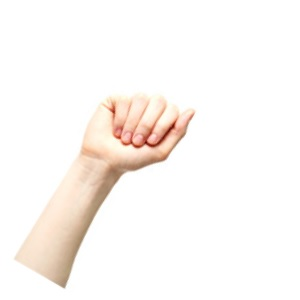
%> input picture machineLearning/manos/A.jpg, 300 x 300 px
$ octave momentosHU2.m   (GNU Octave 9; MATLAB toolbox functions it lacks are replaced by stand-ins)
%> lines starting %> are read from the running program, lines starting %| are printed output that depends on the picture; in (x1, y1, x2, y2) boxes, pixels count from 0 and x2, y2 are one past the last pixel; in counts of white or black regions, pixels touching at a corner belong together; the program's own positions count from 1
%> the answer given: A.jpg
%> further down, I is the input picture: size 300x300x3 uint8; mean R, G, B 251.7, 247.4, 244.2
### machineLearning/manos/mascaramano.m
function [BW,maskedRGBImage] = mascaramano(RGB)
%createMask  Threshold RGB image using auto-generated code from colorThresholder app.
%  [BW,MASKEDRGBIMAGE] = createMask(RGB) thresholds image RGB using
%  auto-generated code from the colorThresholder app. The colorspace and
%  range for each channel of the colorspace were set within the app. The
%  segmentation mask is returned in BW, and a composite of the mask and
%  original RGB images is returned in maskedRGBImage.

% Auto-generated by colorThresholder app on 01-Dec-2020
%------------------------------------------------------


% Convert RGB image to chosen color space
I = rgb2hsv(RGB);
%> I: size 300x300x3 double; mean H, S, V 0.0284, 0.0341, 0.987

% Define thresholds for channel 1 based on histogram settings
channel1Min = 0.005;
channel1Max = 0.004;

% Define thresholds for channel 2 based on histogram settings
channel2Min = 0.030;
channel2Max = 1.000;

% Define thresholds for channel 3 based on histogram settings
channel3Min = 0.000;
channel3Max = 1.000;

% Create mask based on chosen histogram thresholds
sliderBW = ( (I(:,:,1) >= channel1Min) | (I(:,:,1) <= channel1Max) ) & ...
    (I(:,:,2) >= channel2Min ) & (I(:,:,2) <= channel2Max) & ...
    (I(:,:,3) >= channel3Min ) & (I(:,:,3) <= channel3Max);
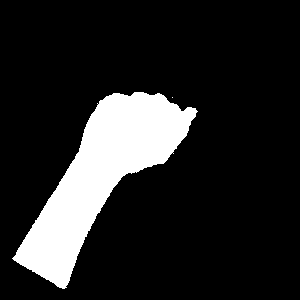
%> sliderBW: size 300x300 logical; 15% white; 2 white regions (1 under 20 px), largest, box (x1, y1, x2, y2) and area: (12, 92, 198, 289) 13461
BW = sliderBW;

% Initialize output masked image based on input image.
maskedRGBImage = RGB;

% Set background pixels where BW is false to zero.
maskedRGBImage(repmat(~BW,[1 1 3])) = 0;
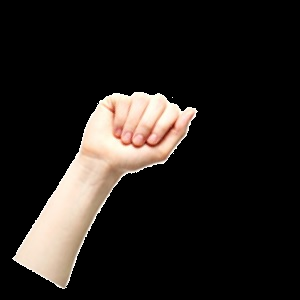
%> maskedRGBImage: size 300x300x3 uint8; mean R, G, B 34.9, 30.6, 27.4

end

### machineLearning/manos/invmoments.m
function phi = invmoments(F)
%INVMOMENTS Compute invariant moments of image.
%   PHI = INVMOMENTS(F) computes the moment invariants of the image
%   F. PHI is a seven-element row vector containing the moment
%   invariants as defined in equations (11.3-17) through (11.3-23) of
%   Gonzalez and Woods, Digital Image Processing, 2nd Ed.
%
%   F must be a 2-D, real, nonsparse, numeric or logical matrix.

%   Copyright 2002-2004 R. C. Gonzalez, R. E. Woods, & S. L. Eddins
%   Digital Image Processing Using MATLAB, Prentice-Hall, 2004
%   $Revision: 1.5 $  $Date: 2003/11/21 14:39:19 $

if (ndims(F) ~= 2) | issparse(F) | ~isreal(F) | ~(isnumeric(F) | ...
                                                    islogical(F))
   error(['F must be a 2-D, real, nonsparse, numeric or logical ' ...
          'matrix.']);
end

F = double(F);

phi = compute_phi(compute_eta(compute_m(F)));

%-------------------------------------------------------------------%
function m = compute_m(F)

[M, N] = size(F);
%> M = 300; N = 300
[x, y] = meshgrid(1:N, 1:M);

% Turn x, y, and F into column vectors to make the summations a bit
% easier to compute in the following.
x = x(:);
y = y(:);
F = F(:);

% DIP equation (11.3-12)
m.m00 = sum(F);
%> m.m00 = 13462
% Protect against divide-by-zero warnings.
if (m.m00 == 0)
   m.m00 = eps;
end
% The other central moments:
m.m10 = sum(x .* F);
%> m.m10 = 1367928
m.m01 = sum(y .* F);
%> m.m01 = 2374770
m.m11 = sum(x .* y .* F);
%> m.m11 = 217078162
m.m20 = sum(x.^2 .* F);
%> m.m20 = 163000586
m.m02 = sum(y.^2 .* F);
%> m.m02 = 455874180
m.m30 = sum(x.^3 .* F);
%> m.m30 = 21619279680
m.m03 = sum(y.^3 .* F);
%> m.m03 = 94100376312
m.m12 = sum(x .* y.^2 .* F);
%> m.m12 = 37380836430
m.m21 = sum(x.^2 .* y .* F);
%> m.m21 = 23927195062

%-------------------------------------------------------------------%
function e = compute_eta(m)

% DIP equations (11.3-14) through (11.3-16).

xbar = m.m10 / m.m00;
%> xbar = 101.6
ybar = m.m01 / m.m00;
%> ybar = 176.4

e.eta11 = (m.m11 - ybar*m.m10) / m.m00^2;
%> e.eta11 = -0.134
e.eta20 = (m.m20 - xbar*m.m10) / m.m00^2;
%> e.eta20 = 0.132
e.eta02 = (m.m02 - ybar*m.m01) / m.m00^2;
%> e.eta02 = 0.204
e.eta30 = (m.m30 - 3 * xbar * m.m20 + 2 * xbar^2 * m.m10) / m.m00^2.5;
%> e.eta30 = 0.0085
e.eta03 = (m.m03 - 3 * ybar * m.m02 + 2 * ybar^2 * m.m01) / m.m00^2.5;
%> e.eta03 = 0.0307
e.eta21 = (m.m21 - 2 * xbar * m.m11 - ybar * m.m20 + ...
           2 * xbar^2 * m.m01) / m.m00^2.5;
%> e.eta21 = 0.00464
e.eta12 = (m.m12 - 2 * ybar * m.m11 - xbar * m.m02 + ...
           2 * ybar^2 * m.m10) / m.m00^2.5;
%> e.eta12 = -0.0187

%-------------------------------------------------------------------%
function phi = compute_phi(e)

% DIP equations (11.3-17) through (11.3-23).

phi(1) = e.eta20 + e.eta02;
phi(2) = (e.eta20 - e.eta02)^2 + 4*e.eta11^2;
phi(3) = (e.eta30 - 3*e.eta12)^2 + (3*e.eta21 - e.eta03)^2;
phi(4) = (e.eta30 + e.eta12)^2 + (e.eta21 + e.eta03)^2;
phi(5) = (e.eta30 - 3*e.eta12) * (e.eta30 + e.eta12) * ...
         ( (e.eta30 + e.eta12)^2 - 3*(e.eta21 + e.eta03)^2 ) + ...
         (3*e.eta21 - e.eta03) * (e.eta21 + e.eta03) * ...
         ( 3*(e.eta30 + e.eta12)^2 - (e.eta21 + e.eta03)^2 );
phi(6) = (e.eta20 - e.eta02) * ( (e.eta30 + e.eta12)^2 - ...
                                 (e.eta21 + e.eta03)^2 ) + ...
         4 * e.eta11 * (e.eta30 + e.eta12) * (e.eta21 + e.eta03);
phi(7) = (3*e.eta21 - e.eta03) * (e.eta30 + e.eta12) * ...
         ( (e.eta30 + e.eta12)^2 - 3*(e.eta21 + e.eta03)^2 ) + ...
         (3*e.eta12 - e.eta30) * (e.eta21 + e.eta03) * ...
         ( 3*(e.eta30 + e.eta12)^2 - (e.eta21 + e.eta03)^2 );

### machineLearning/manos/momentosHU2.m

% [12 lines of commented-out code are left out]

[file path]=uigetfile('+.jpg','leer letra')
imagen=strcat(path,file)
                    I=imread(imagen);
                    [bin segmentada]=mascaramano(I);
                    figure(1)
                    subplot(1,3,1)
                    imshow(I)
                    subplot(1,3,2)
                    imshow(bin)
                    subplot(1,3,3)
                    imshow(segmentada)

                    M=invmoments(bin)
%> in invmoments, `phi = compute_phi(compute_eta(compute_m(F)));`: phi = [0.336 0.0766 0.00445 0.00135 2.95e-06 0.000274 1.51e-06]
%> M has the same summary as phi in invmoments
                    letra=input('letra?')
%> the answer given: 3
%> (the run ends here)

$ run again, on machineLearning/manos/A4.jpg
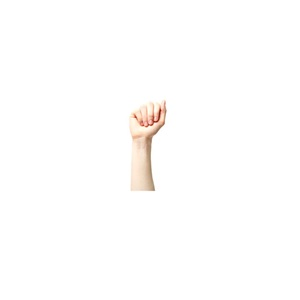
%> input picture machineLearning/manos/A4.jpg, 300 x 300 px
%> I is the input picture: size 300x300x3 uint8; mean R, G, B 254.4, 253.7, 253.1
%> I: size 300x300x3 double; mean H, S, V 0.00648, 0.00578, 0.998
%> in mascaramano, `sliderBW = ( (I(:,:,1) >= channel1Min) | (I(:,:,1) <= channel1Max) ) &..`:
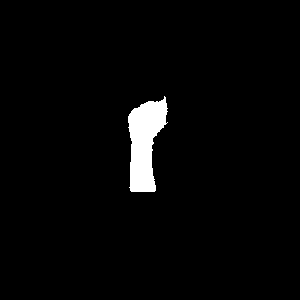
%> sliderBW: size 300x300 logical; 2.7% white; 1 white region, box (x1, y1, x2, y2) and area: (128, 96, 168, 192) 2431
%> in mascaramano, `maskedRGBImage(repmat(~BW,[1 1 3])) = 0;`:
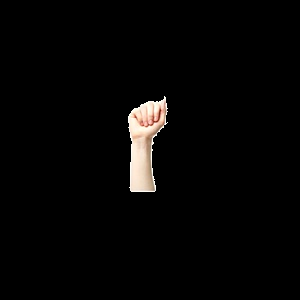
%> maskedRGBImage: size 300x300x3 uint8; mean R, G, B 6.3, 5.6, 5
%> m.m00 = 2431
%> m.m10 = 353510
%> m.m01 = 348926
%> m.m11 = 50533037
%> m.m20 = 51612246
%> m.m02 = 51820932
%> m.m30 = 7565822666
%> m.m03 = 7948619612
%> m.m12 = 7478198659
%> m.m21 = 7345775285
%> xbar = 145.4
%> ybar = 143.5
%> e.eta11 = -0.035
%> e.eta20 = 0.0348
%> e.eta02 = 0.294
%> e.eta30 = 0.00231
%> e.eta03 = 0.0394
%> e.eta21 = -0.00703
%> e.eta12 = 0.00661
%> phi = [0.329 0.0722 0.00397 0.00113 2.06e-06 0.000211 1.19e-06]
%> `M=invmoments(bin)`: M has the same summary as phi in invmoments

$ run again, on machineLearning/manos/A5.jpg
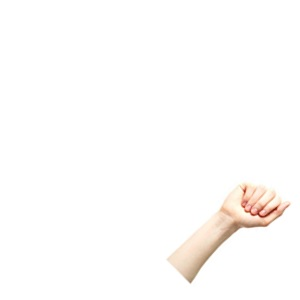
%> input picture machineLearning/manos/A5.jpg, 300 x 300 px
%> I is the input picture: size 300x300x3 uint8; mean R, G, B 253.8, 252.4, 251.3
%> I: size 300x300x3 double; mean H, S, V 0.0159, 0.0116, 0.995
%> in mascaramano, `sliderBW = ( (I(:,:,1) >= channel1Min) | (I(:,:,1) <= channel1Max) ) &..`:
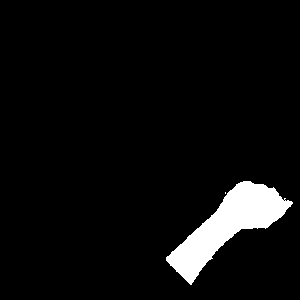
%> sliderBW: size 300x300 logical; 5.2% white; 2 white regions (1 under 20 px), largest, box (x1, y1, x2, y2) and area: (166, 181, 293, 285) 4716
%> in mascaramano, `maskedRGBImage(repmat(~BW,[1 1 3])) = 0;`:
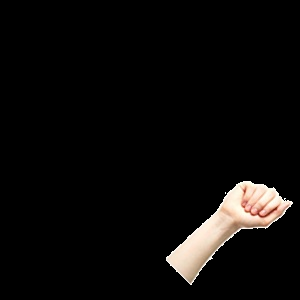
%> maskedRGBImage: size 300x300x3 uint8; mean R, G, B 12.2, 10.7, 9.7
%> m.m00 = 4718
%> m.m10 = 1078307
%> m.m01 = 1067503
%> m.m11 = 241076957
%> m.m20 = 250905525
%> m.m02 = 244431167
%> m.m30 = 59383244795
%> m.m03 = 56638212283
%> m.m12 = 54523439009
%> m.m21 = 55467207493
%> xbar = 228.6
%> ybar = 226.3
%> e.eta11 = -0.13
%> e.eta20 = 0.2
%> e.eta02 = 0.13
%> e.eta30 = 0.000801
%> e.eta03 = 0.0146
%> e.eta21 = 0.0155
%> e.eta12 = -0.0184
%> phi = [0.33 0.0729 0.00417 0.00121 2.4e-06 0.000235 1.3e-06]
%> `M=invmoments(bin)`: M has the same summary as phi in invmoments
